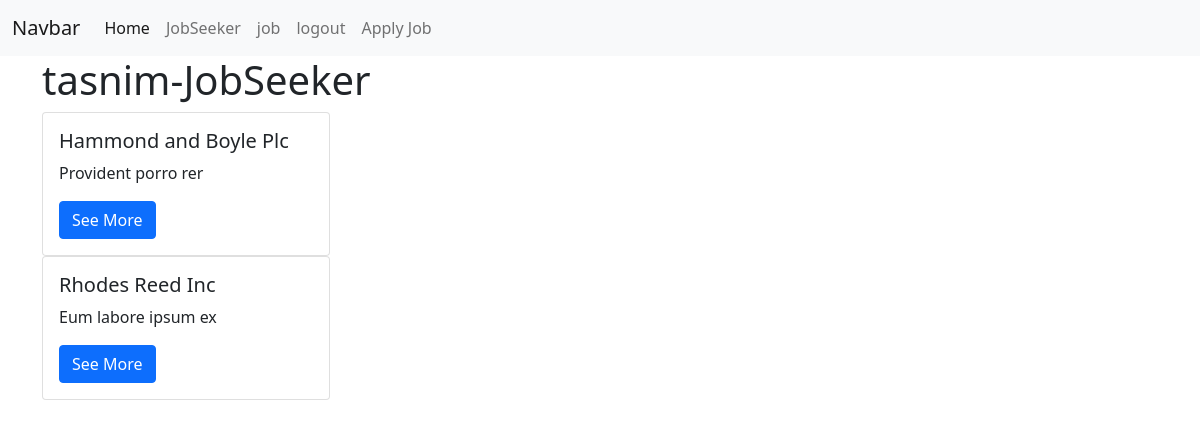
Screenshot of /deshboard (signed in) with the database file from the repository.
### jobApp/models.py (models this page shows, shortened)
class UserModel(AbstractUser):
    USER_TYPE = [
        ('JobSeeker','JobSeeker'),
        ('Recruiters','Recruiters')
    ]
    user_types = models.CharField(choices=USER_TYPE,max_length=20, null=True)
    def __str__(self):
        return self.username

class RecProfile(models.Model):
    user = models.OneToOneField(UserModel,on_delete=models.CASCADE,null=True)
    company_name = models.CharField(max_length=100,null=True)
    company_description = models.TextField(null=True)
    company_location = models.CharField(max_length=100,null=True)

### jobApp/views.py (the view)
# urls.py: path('deshboard',deshboard,name='deshboard'),
@login_required
def deshboard(request):
     form = RecProfile.objects.all()
     context = {
          'form' : form,
          'btn' : 'See More'
     }
     return render(request,'pages/deshboard.html',context)

### jobApp/templates/pages/deshboard.html
{% extends 'auth/base.html' %}
{% block body %}
<h1>{{request.user}}-{{request.user.user_types}}</h1>
{% for i in form %}
<div class="card" style="width: 18rem;">
  <div class="card-body">
    <h5 class="card-title">{{i.company_name}}</h5>
    <p class="card-text">{{i.company_description}}</p>
    <a href="#" class="btn btn-primary">{{btn}}</a>
  </div>
</div>
{% endfor %}
{% endblock body %}

### rows the page displays
UserModel: user "tasnim", user.user_types "JobSeeker"
RecProfile: company_name "Hammond and Boyle Plc", company_description "Provident porro rer", btn "See More"
RecProfile: company_name "Rhodes Reed Inc", company_description "Eum labore ipsum ex", btn "See More"
